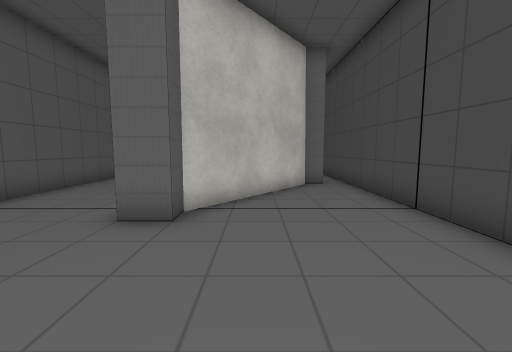
view 1 (above)

14 first-person views from a walk through a scene from a Unity 3-D project. The camera is 1.3 m above the floor, tilts 6° down and sees 90° across. The floor is counted in squares, 1 m on a side. Each view is taken from the middle of a square. On the plan, view 1 faces up. The plan holds only what a view shows up to about 13 squares ahead; the rest is blank. The player character is not drawn. Some animated figures are left out. Some surface patterns are stand-ins.

view 2
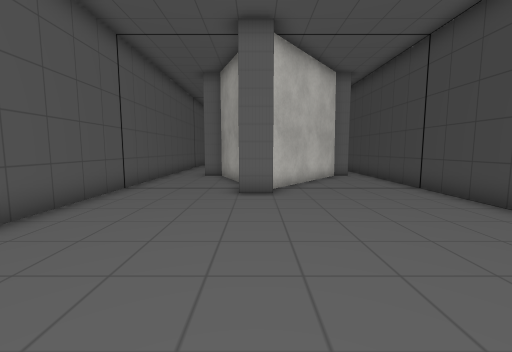

view 3
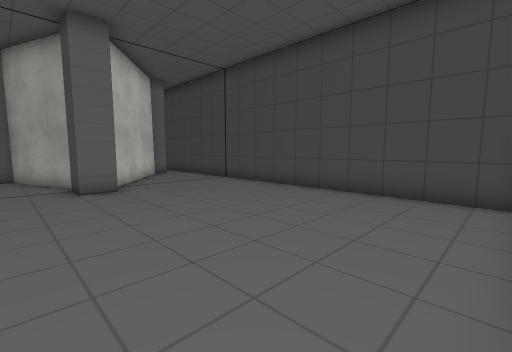

view 4
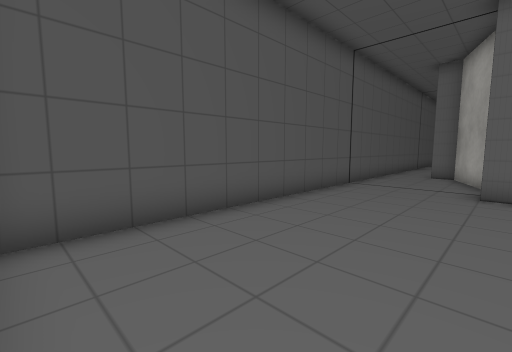

view 5
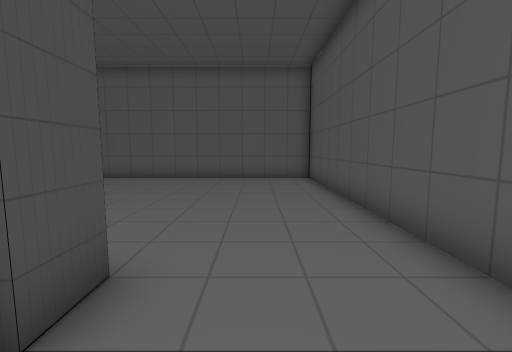

view 6
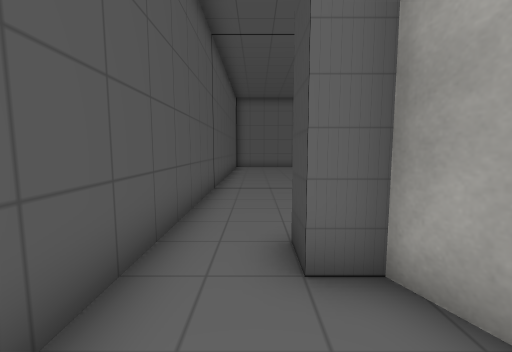

view 7
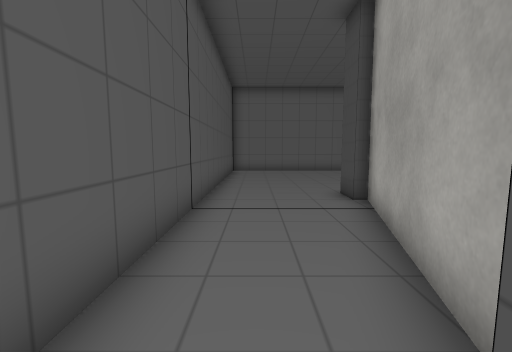

view 8
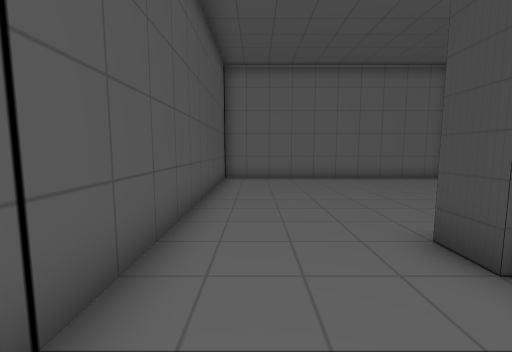

view 9
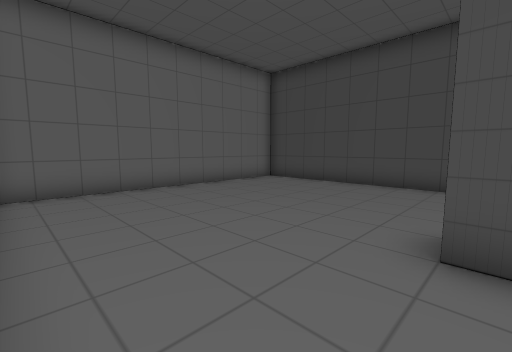

view 10
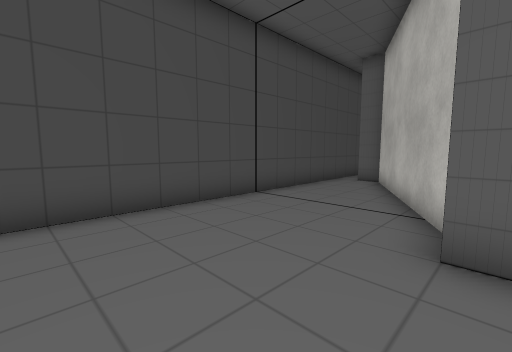

view 11
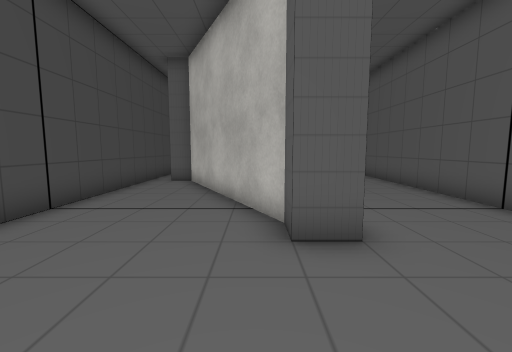

view 12
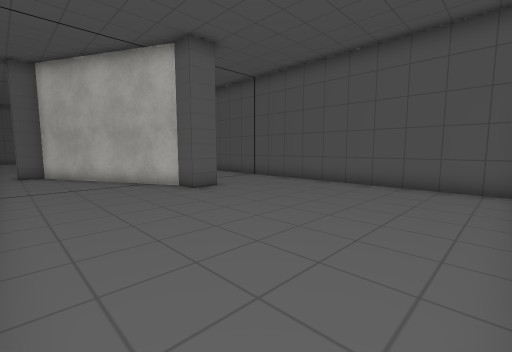

view 13
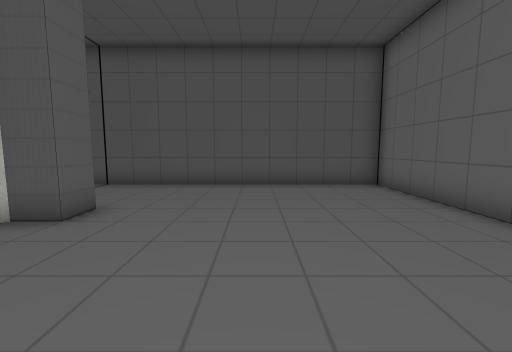

view 14
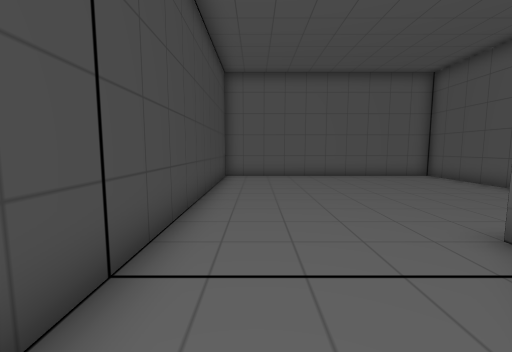

### Floor plan
Points are (right, up) in squares from view 1. A wall is a line through its corners. A room is listed if a view was taken in it or the views show most of it. See-through windows are left out.
Room 1 (views 1, 2, 3, 4, 5, 6, 14)
walls: (-2.3, 6.2) (-3.7, 9.5) (-4.5, 9.5); (-6.4, 8.5) (-6.4, -4.5) (3.5, -4.5) (3.5, 9.5); (2.5, 9.5) (1.8, 9.5) (-1.5, 5.2) (-1.5, 4.5) (-2.5, 4.5) (-2.5, 5.6)
ways out: opening at (-5.5, 9.5) to room 2; opening at (3, 10) to room 2
Room 2 (views 7, 8, 9, 10, 11, 12, 13)
walls: (-2.5, 16.5) (-2.5, 17.5) (-1.5, 17.5) (-1.5, 16.6) (1.7, 10.5) (2.5, 10.5) (2.5, 9.5); (-3.6, 11.3) (-2.1, 16.5); (-4.5, 9.5) (-4.5, 10.5); (3.5, 9.5) (3.5, 25.5) (-6.4, 25.5) (-6.4, 8.5)
ways out: opening at (-5.5, 9.5) to room 1; opening at (3, 10) to room 1

Where each view was taken, in squares from view 1:
view 1: 0 up, 0 right, facing up
view 2: 3 down, 2 left, facing up
view 3: 4 down, 4 left, facing up-right
view 4: 4 down, 2 left, facing up-left
view 5: 7 up, 4 left, facing down
view 6: 7 up, 5 left, facing up
view 7: 10 up, 5 left, facing up
view 8: 14 up, 5 left, facing up
view 9: 17 up, 6 left, facing up-right
view 10: 21 up, 2 left, facing down-right
view 11: 21 up, 1 left, facing down
view 12: 25 up, 3 right, facing down-left
view 13: 21 up, 3 right, facing left
view 14: 8 up, 2 right, facing down
